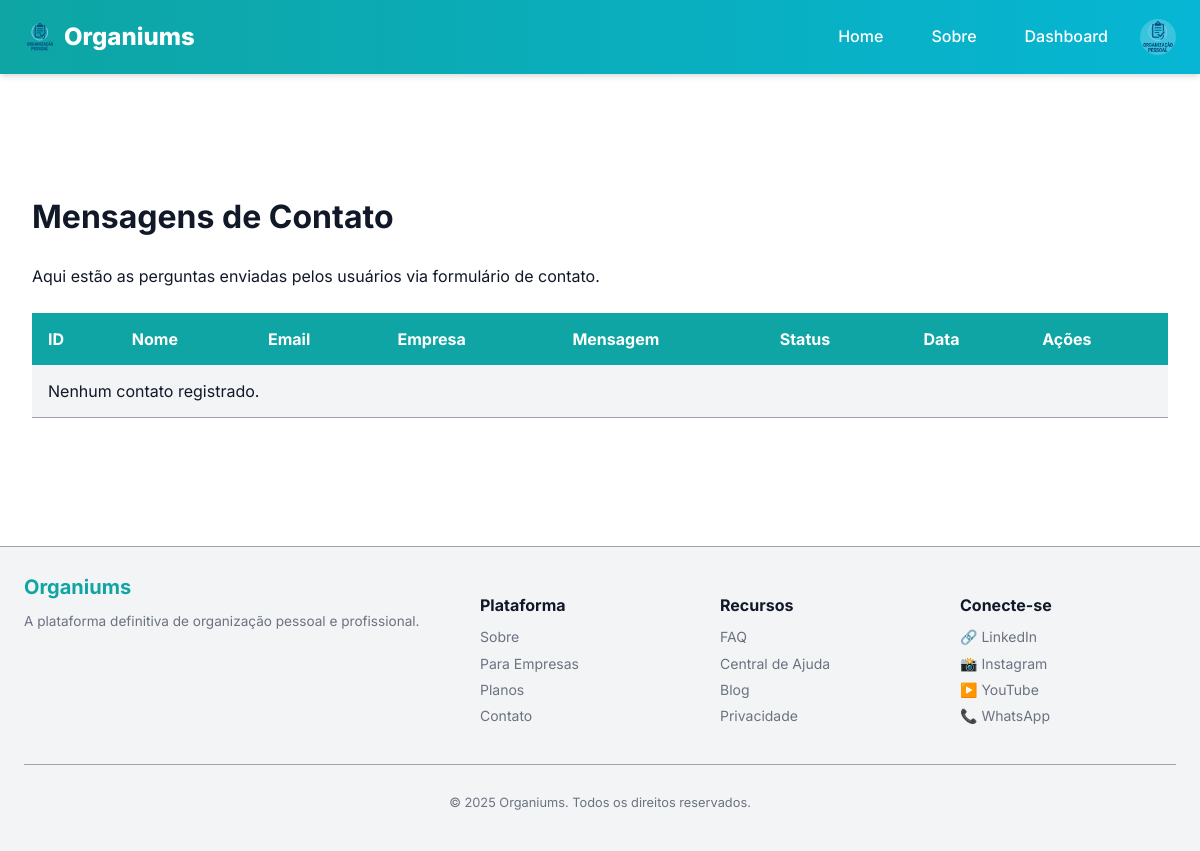
Page /admin/contatos (signed in) on the earlier database version.
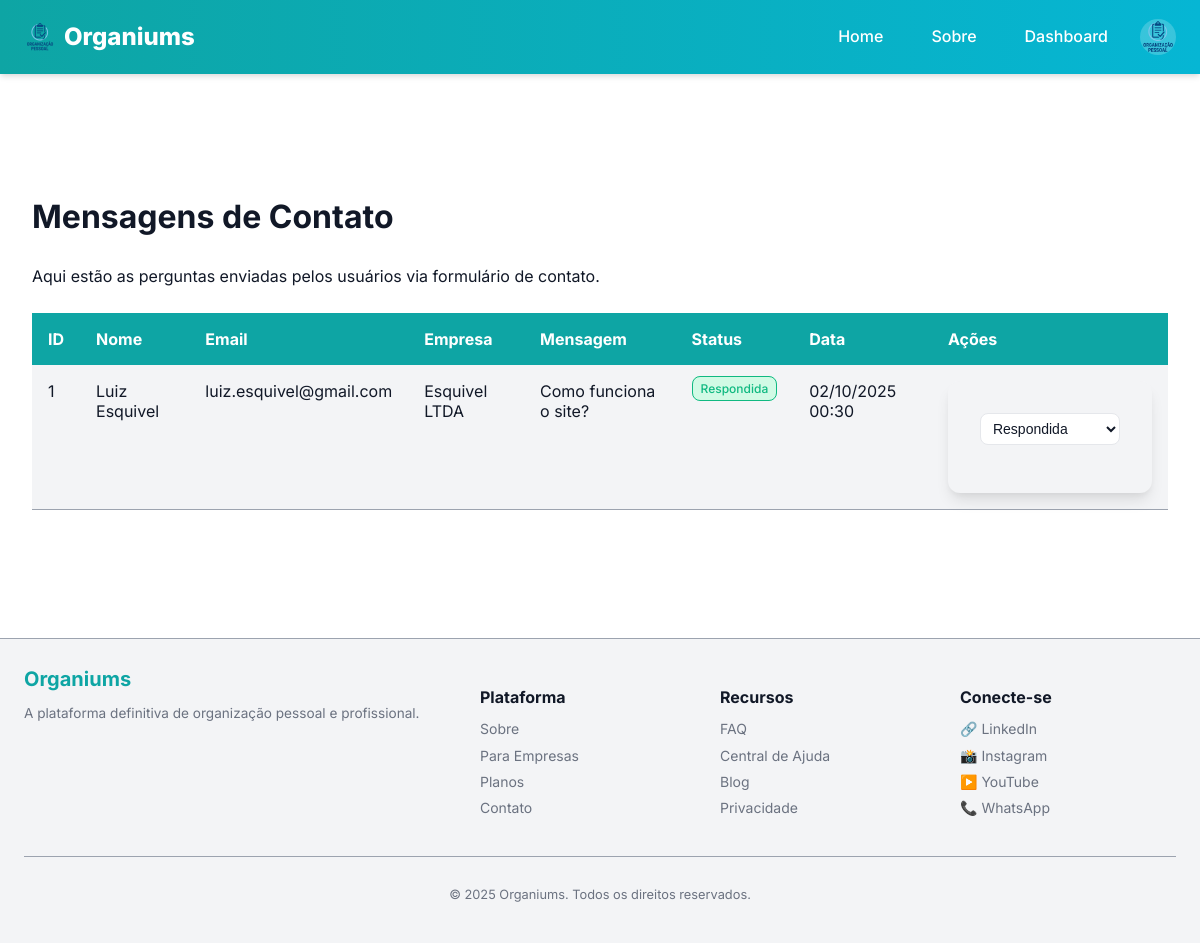
Same page on the later database version.
### models.py (models this page shows)
class Contato(db.Model):
    id = db.Column(db.Integer, primary_key=True)
    nome = db.Column(db.String(120), nullable=False)
    email = db.Column(db.String(120), nullable=False)
    empresa = db.Column(db.String(120))
    mensagem = db.Column(db.Text, nullable=False)
    status = db.Column(db.String(20), default="não visualizada")  # Nova coluna
    criado_em = db.Column(db.DateTime, default=db.func.current_timestamp())
    atualizado_em = db.Column(db.DateTime, default=db.func.current_timestamp(), onupdate=db.func.current_timestamp())

### app/views.py (the view)
@bp.route('/admin/contatos')
@login_required
def admin_contatos():
    if not current_user.is_admin():
        abort(403)
    contatos = Contato.query.order_by(Contato.criado_em.desc()).all()
    register_log("Acesso à página de contatos/admin")
    return render_template('admin/contatos.html', contatos=contatos)

### app/utils.py (called while the page is built)
def register_log(action, status="ok"):
    user_id = current_user.id if current_user.is_authenticated else None
    ip_address = request.remote_addr
    log = Log(
        user_id=user_id,
        action=action,
        ip_address=ip_address,
        status=status
    )
    db.session.add(log)
    db.session.commit()

### manage.py (called while the page is built)
def create_app(config_object=None):
    app = Flask(__name__, template_folder='app/templates', static_folder='app/static')
    app.config.from_object(config_object or Config)
    db.init_app(app)
    migrate.init_app(app, db)
    login.init_app(app)
    from models import User
    @login.user_loader
    def load_user(user_id):
        return User.query.get(int(user_id))
    from app.views import bp as app_bp
    from api.views import bp as api_bp
    app.register_blueprint(app_bp)
    app.register_blueprint(api_bp, url_prefix='/api')
    app.config['MAX_CONTENT_LENGTH'] = 2 * 1024 * 1024
    register_error_handlers(app)
    @app.shell_context_processor
    def make_shell_context():
        return {'db': db, 'User': User}
    return app

### models.py (called while the page is built)
    def is_admin(self):
        return self.role == "admin"

### app/templates/admin/contatos.html (shortened to what this page needs)
{% extends 'base.html' %}
{% block include_css %}
<link rel="stylesheet" href="{{ url_for('static', filename='css/pages/admin/contatos.css') }}">
{% endblock %}
{% block content %}
<div class="container">
  <h1>Mensagens de Contato</h1>
  <p class="muted">Aqui estão as perguntas enviadas pelos usuários via formulário de contato.</p>
  <div class="table-container">
    <table>
      <thead>
        <tr>
          <th>ID</th>
          <th>Nome</th>
          <th>Email</th>
          <th>Empresa</th>
          <th>Mensagem</th>
          <th>Status</th>
          <th>Data</th>
          <th>Ações</th>
        </tr>
      </thead>
      <tbody>
        {% for c in contatos %}
        <tr>
          <td data-label="ID">{{ c.id }}</td>
          <td data-label="Nome">{{ c.nome }}</td>
          <td data-label="Email">{{ c.email }}</td>
          <td data-label="Empresa">{{ c.empresa or '-' }}</td>
          <td data-label="Mensagem">{{ c.mensagem }}</td>
          <td data-label="Status">
            {% if c.status == None %}
            <span class="status-badge status-não-visualizada }}">
              Não visualizada
            </span>
            {% else %}
            <span class="status-badge status-{{ c.status.replace(' ', '-') }}">
              {{ c.status }}
            </span>
            {%endif%}
          </td>
          <td data-label="Data">{{ c.criado_em.strftime('%d/%m/%Y %H:%M') }}</td>
          <td data-label="Ações">
            <div class="status-actions">
              <form method="POST" action="{{ url_for('app_bp.atualizar_status_contato', contato_id=c.id) }}" class="status-form">
                <select name="status" class="status-select" onchange="this.form.submit()">
                  <option value="respondida" {% if c.status == 'respondida' %}selected{% endif %}>Respondida</option>
                </select>
              </form>
            </div>
          </td>
        </tr>
        {% else %}
        <tr>
          <td colspan="8">Nenhum contato registrado.</td>
        </tr>
        {% endfor %}
      </tbody>
    </table>
  </div>
</div>
{% endblock %}

Differences in the rows shown:
added Contato: id "1", nome "Luiz Esquivel", email "luiz.esquivel@gmail.com", empresa "Esquivel LTDA", mensagem "Como funciona o site?", status "Respondida", criado_em "02/10/2025 00:30"
Other differences:
text no longer shown: "Nenhum contato registrado."
